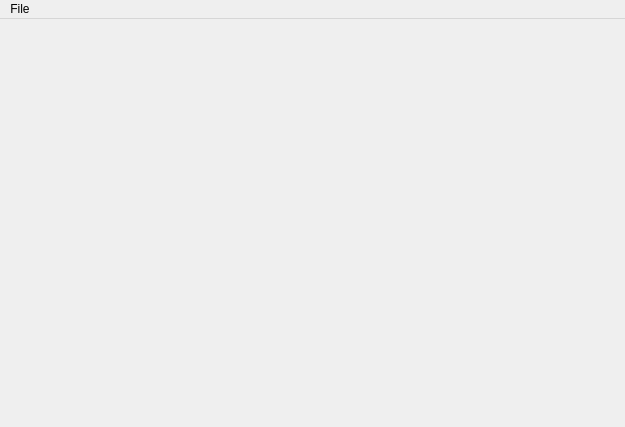
<?xml version="1.0" encoding="UTF-8"?>
<ui version="4.0">
 <class>MainWindow</class>
 <widget class="QMainWindow" name="MainWindow">
  <property name="geometry">
   <rect>
    <x>0</x>
    <y>0</y>
    <width>625</width>
    <height>427</height>
   </rect>
  </property>
  <property name="windowTitle">
   <string>MainWindow</string>
  </property>
  <widget class="QWidget" name="centralwidget">
   <layout class="QVBoxLayout" name="verticalLayout">
    <property name="spacing">
     <number>0</number>
    </property>
    <property name="leftMargin">
     <number>0</number>
    </property>
    <property name="topMargin">
     <number>0</number>
    </property>
    <property name="rightMargin">
     <number>0</number>
    </property>
    <property name="bottomMargin">
     <number>0</number>
    </property>
    <item>
     <widget class="QLabel" name="imageDisplay">
      <property name="text">
       <string/>
      </property>
     </widget>
    </item>
   </layout>
  </widget>
  <widget class="QMenuBar" name="menubar">
   <property name="geometry">
    <rect>
     <x>0</x>
     <y>0</y>
     <width>625</width>
     <height>26</height>
    </rect>
   </property>
   <widget class="QMenu" name="menuFile">
    <property name="title">
     <string>File</string>
    </property>
    <addaction name="actOpenFile"/>
   </widget>
   <addaction name="menuFile"/>
  </widget>
  <action name="actOpenFile">
   <property name="text">
    <string>Open File</string>
   </property>
  </action>
 </widget>
 <resources/>
 <connections/>
</ui>
